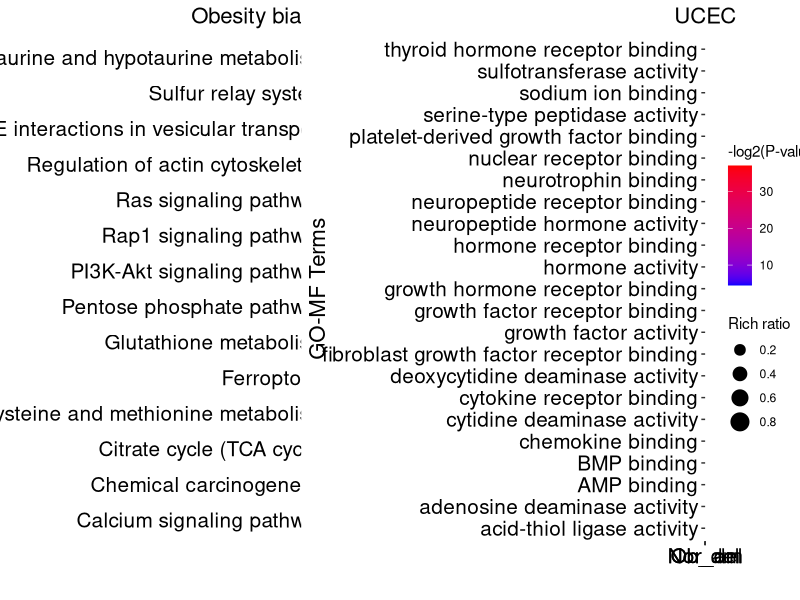

R code for this plot:
setwd("./data/processedData/")
library(ggplot2)
library(ggpubr)
library("RColorBrewer")

a=read.csv("UCECnESCA.ob.am.KEGG.txt",sep = '\t')
#a$P.value=-log2(a$Pvalue)
library("RColorBrewer")
#######dot plot 
library("RColorBrewer")
#a$Term=gsub("\\ \\(GO:[0-9]+\\)","",a$Term)
a$GeneRatio <-as.numeric(gsub("\\/.*", "", a$Overlap))/as.numeric(gsub(".*/", "", a$Overlap))
a$GeneN <- as.numeric(gsub("\\/.*", "", a$Overlap))

###plot
p1 <- ggplot(a, aes(x=Cancer,y=Term))+
  geom_point(data = a, aes(x =Cancer ,y=Term,size =GeneRatio, color=Pvalue)) +
  scale_colour_gradient(low = "red", high = "blue",
                        # labels=c("<0.01", "<0.05", "<0.1"), 
                        breaks=c(0.01,0.02, 0.03, 0.04)) +
  labs(size="Rich ratio", color="p value") +
  xlab("") + labs(title = "Obesity biased amplifications", y="Enriched Pathways")+
  theme_bw() +
  theme(panel.grid.major = element_blank(),
        panel.grid.minor = element_blank(),
        panel.background = element_blank(),
        panel.border = element_rect(colour = "black",size=0.5),
        # axis.line = element_line(colour = "black",size=0.5),
        axis.title=element_text(size=16,color="black"),
        axis.text.x=element_text(size=15,color="black"),
        axis.text.y=element_text(size=15,color="black"),
        plot.title = element_text(size=16,hjust = 0.5)) 


####UCEC GOMF
UCEC=read.csv("UCEC.all.GOMF.txt",sep = '\t', header = F)
colnames(UCEC) <- c("Term", "Overlap","P.value","Cancer")
UCEC$Term=gsub("\\ \\(GO:[0-9]+\\)","",UCEC$Term)
UCEC$P.value=-log2(UCEC$P.value)

pathwayList <- c("ribosome binding", "melanocortin receptor binding","NAADP-sensitive calcium-release channel activity",
                 "carnitine O-acyltransferase activity", "receptor ligand activity", "5'-3' DNA helicase activity", "acid-amino acid ligase activity",
                 "threonine-type peptidase activity","mannosyl-oligosaccharide 1,2-alpha-mannosidase activity", "mannosyl-oligosaccharide mannosidase activity",
                 "GPI anchor binding", "sulfurtransferase activity", "phosphatidylethanolamine binding", "ionotropic glutamate receptor binding",
                 "voltage-gated chloride channel activity", "retinoid X receptor binding", "ribosomal large subunit binding", "acid-thiol ligase activity (",
                 "CoA-ligase activity", "hydrolase activity, acting on carbon-nitrogen (but not peptide) bonds, in cyclic amidines", 
                 "testosterone dehydrogenase [NAD(P)] activity","serine-type endopeptidase activity", "tRNA-specific adenosine deaminase activity", "estradiol 17-beta-dehydrogenase activity", 
                 "kinesin binding", "nucleoside diphosphate kinase activity", "protein heterodimerization activity",
                 "ribosomal small subunit binding", "RNA binding", "intramolecular oxidoreductase activity, transposing C=C bonds",
                 "oxidoreductase activity, acting on the CH-OH group of donors, NAD or NADP as acceptor", 
                 "steroid dehydrogenase activity, acting on the CH-OH group of donors, NAD or NADP as acceptor", "P-type sodium transporter activity", 
                 "P-type sodium:potassium-exchanging transporter activity", "potassium ion binding", "alkali metal ion binding", 
                 "serine-type exopeptidase activity", "protein kinase A catalytic subunit binding", "phosphatidylcholine transporter activity","TBP-class protein binding", 
                 "inward rectifier potassium channel activity", "general transcription initiation factor binding", 
                 "RNA 2'-O-methyltransferase activity", "voltage-gated potassium channel activity", "U2 snRNA binding",
                 "calcium channel regulator activity", "protein serine/threonine kinase activator activity", 
                 "voltage-gated calcium channel activity","vitamin D receptor binding","P-type potassium transmembrane transporter activity",
                 "nucleobase-containing compound kinase activity","N-acetylglucosamine 6-O-sulfotransferase activity",
                 "androgen receptor binding","mitogen-activated protein kinase binding","phosphatidylinositol-3,5-bisphosphate 3-phosphatase activity",
                 "G protein-coupled receptor binding","caspase binding")

UCEC <- UCEC[!UCEC$Term %in% pathwayList, ]

#######dot plot

UCEC$GeneRatio <-as.numeric(gsub("\\/.*", "", UCEC$Overlap))/as.numeric(gsub(".*/", "", UCEC$Overlap))
UCEC$GeneN <- as.numeric(gsub("\\/.*", "", UCEC$Overlap))

p2<-ggplot(UCEC, aes(x=Cancer,y=Term))+
  geom_point(data = UCEC, aes(x =Cancer ,y=Term,size =GeneRatio, color=P.value)) +
  scale_colour_gradient(low = "blue", high = "red", na.value = NA) +
  labs(size="Rich ratio", color="-log2(P-value)") +
  xlab("") + labs(title = "UCEC", y="GO-MF Terms")+
  scale_x_discrete(labels=c("Nor_am","Nor_del", "Ob_am", "Ob_del")) +
  theme_bw() +
  theme(panel.grid.major = element_blank(),
        panel.grid.minor = element_blank(),
        panel.background = element_blank(),
        panel.border = element_rect(colour = "black",size=0.5),
        # axis.line = element_line(colour = "black",size=0.5),
        axis.title=element_text(size=16,color="black"),
        axis.text.x=element_text(size=15,color="black"),
        axis.text.y=element_text(size=15,color="black"),
        plot.title = element_text(size=16,hjust = 0.5))

pdf(file = "./Figures/Fig4df_enrichedPathway_2.pdf",  
    width=16,
    height=6)

ggarrange(p1, p2, ncol = 2, nrow = 1,widths = c(1, 1.3))

dev.off()
